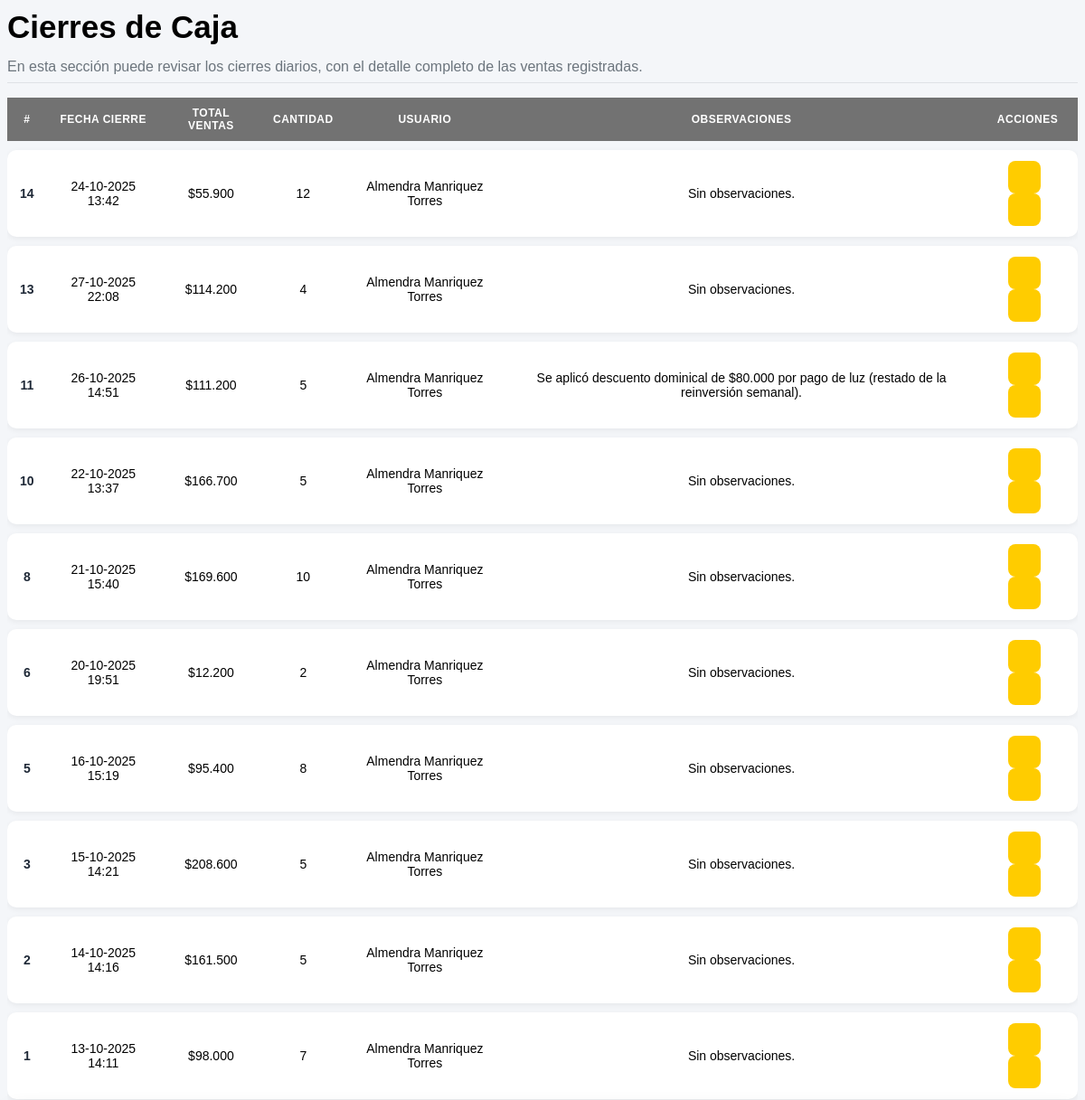
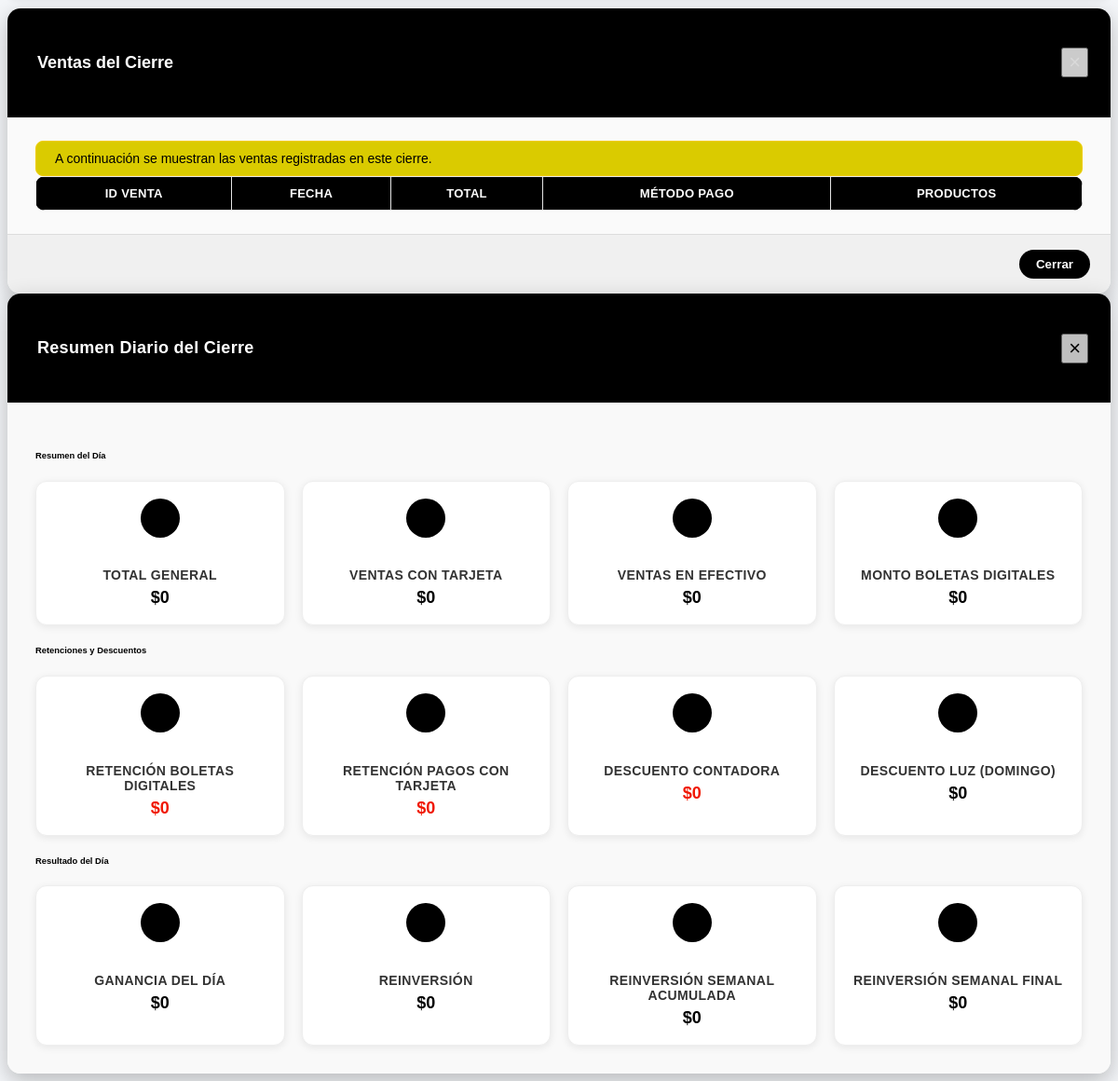
/vistas/html/cierre-caja.php, run on the app's committed database (2 pictures, top to bottom).
### tables this page shows
CREATE TABLE `cierre_caja` (
  `id` int(11) NOT NULL,
  `fecha_cierre` datetime NOT NULL,
  `id_usuario` int(11) NOT NULL,
  `total_general` decimal(12,2) NOT NULL,
  `cantidad_ventas` int(11) NOT NULL,
  `ventas_json` longtext DEFAULT NULL,
  `boletas_digitales` decimal(10,2) DEFAULT 0.00,
  `retencion_boletas` decimal(10,2) DEFAULT 0.00,
  `retencion_tarjeta` decimal(10,2) DEFAULT 0.00,
  `descuento_contadora` decimal(10,2) DEFAULT 0.00,
  `total_final` decimal(12,2) NOT NULL,
  `ganancia_dia` decimal(10,2) NOT NULL,
  `reinversion` decimal(10,2) NOT NULL,
  `observaciones` text DEFAULT NULL,
  `es_domingo` tinyint(1) DEFAULT 0,
  `ventas_tarjeta_cantidad` int(11) DEFAULT 0,
  `ventas_tarjeta_monto` decimal(12,2) DEFAULT 0.00,
  `ventas_efectivo_cantidad` int(11) DEFAULT 0,
  `ventas_efectivo_monto` decimal(12,2) DEFAULT 0.00,
  `descuento_luz` decimal(10,2) DEFAULT 0.00,
  `reinversion_semana` decimal(10,2) DEFAULT 0.00,
  `reinversion_semana_final` decimal(10,2) DEFAULT 0.00
);

CREATE TABLE `usuario` (
  `id` int(11) NOT NULL,
  `nombre` varchar(100) NOT NULL,
  `usuario` varchar(100) NOT NULL,
  `password` varchar(100) NOT NULL,
  `rol` varchar(20) NOT NULL
);

### modelos/ventas.modelo.php (called while the page is built, shortened)
<?php
class ModeloVentas {
  public static function mdlObtenerCierres(): array {
    $pdo = Conexion::conectar();
    $sql = "SELECT cd.*, u.nombre AS usuario
            FROM cierre_caja cd
            JOIN usuario u ON u.id = cd.id_usuario
            ORDER BY cd.id DESC";
    return $pdo->query($sql)->fetchAll(PDO::FETCH_ASSOC);
  }
}

### controladores/ventas.controlador.php (called while the page is built, shortened)
<?php
class ControladorVentas {
  public static function ctrObtenerCierres() {
    return ModeloVentas::mdlObtenerCierres();
  }
}

### vistas/html/cierre-caja.php (the view, shortened to what this page needs)
<?php
$cierres = ControladorVentas::ctrObtenerCierres();
?>
<div class="content-wrapper">
  <section class="content-header">
    <div class="container-fluid">
      <div class="row mb-2">
        <div class="col-sm-6">
          <h1>Cierres de Caja</h1>
        </div>
      </div>
      <div class="row">
        <div class="col-12">
          <p class="descripcion-pagina mb-0">
            En esta sección puede revisar los cierres diarios, con el detalle completo de las ventas registradas.
          </p>
        </div>
      </div>
      <hr class="linea-divisora">
    </div>
  </section>
  <section class="content">
    <div class="container-fluid">
      <div class="row">
        <div class="col-12">
          <div class="card shadow-sm">
            <div class="card-body">
              <div class="table-responsive">
                <table class="table-cierres">
                  <thead class="thead">
                    <tr>
                      <th>#</th>
                      <th>Fecha Cierre</th>
                      <th>Total Ventas</th>
                      <th>Cantidad</th>
                      <th>Usuario</th>
                      <th>Observaciones</th>
                      <th>Acciones</th>
                    </tr>
                  </thead>
                  <tbody>
                    <?php if (!empty($cierres)): ?>
                      <?php foreach ($cierres as $c): ?>
                        <tr>
                          <td><?= $c["id"] ?></td>
                          <td><?= date("d-m-Y H:i", strtotime($c["fecha_cierre"])) ?></td>
                          <td>$<?= number_format((float)($c["total_general"] ?? 0), 0, ",", ".") ?></td>
                          <td><?= (int)$c["cantidad_ventas"] ?></td>
                          <td><?= htmlspecialchars($c["usuario"]) ?></td>
                          <td>
                            <?php if (!empty(trim($c["observaciones"]))): ?>
                              <?= nl2br(htmlspecialchars($c["observaciones"])) ?>
                            <?php else: ?>
                              <span class="text-muted"><em>Sin observaciones</em></span>
                            <?php endif; ?>
                          </td>
                          <td>
                            <div class="btn-group">
                              <button class="btn btn-ver-ventas btn-sm verVentas"
                                      title="Ver ventas del cierre"
                                      data-json='<?= htmlspecialchars($c["ventas_json"], ENT_QUOTES, "UTF-8") ?>'>
                              </button>
                              <button class="btn btn-ver-resumen btn-sm modalResumen"
                                      title="Ver resumen financiero"
                                      data-resumen='<?= htmlspecialchars(json_encode($c, JSON_UNESCAPED_UNICODE), ENT_QUOTES, "UTF-8") ?>'>
                              </button>
                            </div>
                          </td>
                        </tr>
                      <?php endforeach; ?>
                    <?php endif; ?>
                    </tbody>
                  </table>
                </div>
              </div>
            </div>
          </div>
        </div>
      </div>
    </section>
  </div>
<div class="modal fade" id="modalVentas" tabindex="-1" role="dialog" aria-hidden="true">
  <div class="modal-dialog modal-xl modal-dialog-centered" role="document">
    <div class="modal-content modal-elegante">
      <div class="modal-header modal-header-custom">
        <h5 class="modal-title">
          <i class="fas fa-shopping-cart mr-2"></i> Ventas del Cierre
        </h5>
        <button type="button" class="close text-white" data-dismiss="modal">
          <span>&times;</span>
        </button>
      </div>
      <div class="modal-body modal-body-custom">
        <div class="alert alert-info mb-3">
          <i class="fas fa-info-circle mr-1"></i> A continuación se muestran las ventas registradas en este cierre.
        </div>
        <div class="table-responsive">
          <table class="table table-striped table-bordered table-hover text-center" id="tablaVentas">
            <thead class="thead-custom">
              <tr>
                <th>ID Venta</th>
                <th>Fecha</th>
                <th>Total</th>
                <th>Método Pago</th>
                <th>Productos</th>
              </tr>
            </thead>
          </table>
        </div>
      </div>
      <div class="modal-footer modal-footer-custom">
        <button class="btn btn-secondary" data-dismiss="modal">
          <i class="fas fa-times mr-1"></i> Cerrar
        </button>
      </div>
    </div>
  </div>
</div>
<div class="modal fade" id="modalResumen" tabindex="-1" role="dialog" aria-hidden="true">
  <div class="modal-dialog modal-lg modal-dialog-centered" role="document">
    <div class="modal-content resumen-cuadros">
      <div class="modal-header resumen-header">
        <h5 class="modal-title mb-0">
          <i class="fas fa-chart-pie mr-2"></i> Resumen Diario del Cierre
        </h5>
        <button type="button" class="close text-white" data-dismiss="modal" aria-label="Cerrar">
          <span aria-hidden="true">&times;</span>
        </button>
      </div>
      <div class="modal-body resumen-body">
        <h6 class="resumen-titulo-seccion">Resumen del Día</h6>
        <div class="resumen-grid">
          <div class="resumen-card total-general">
            <div class="icono"><i class="fas fa-hand-holding-usd"></i></div>
            <h6>Total General</h6>
            <p id="totalGeneral" class="monto monto-grande">$0</p>
          </div>
          <div class="resumen-card ventas-tarjeta">
            <div class="icono"><i class="fas fa-credit-card"></i></div>
            <h6>Ventas con Tarjeta</h6>
            <p id="ventasTarjeta" class="monto">$0</p>
          </div>
          <div class="resumen-card ventas-efectivo">
            <div class="icono"><i class="fas fa-money-bill-wave"></i></div>
            <h6>Ventas en Efectivo</h6>
            <p id="ventasEfectivo" class="monto">$0</p>
          </div>
          <div class="resumen-card boletas-digitales">
            <div class="icono"><i class="fas fa-receipt"></i></div>
            <h6>Monto Boletas Digitales</h6>
            <p id="boletasDigitales" class="monto">$0</p>
          </div>
        </div>
        <h6 class="resumen-titulo-seccion mt-4">Retenciones y Descuentos</h6>
        <div class="resumen-grid">
          <div class="resumen-card retencion-boletas">
            <div class="icono"><i class="fas fa-minus-circle"></i></div>
            <h6>Retención Boletas Digitales</h6>
            <p id="retencionBoletas" class="monto text-danger">$0</p>
          </div>
          <div class="resumen-card retencion-tarjeta">
            <div class="icono"><i class="fas fa-percent"></i></div>
            <h6>Retención Pagos con Tarjeta</h6>
            <p id="retencionTarjeta" class="monto text-danger">$0</p>
          </div>
          <div class="resumen-card descuento-contadora">
            <div class="icono"><i class="fas fa-user-check"></i></div>
            <h6>Descuento Contadora</h6>
            <p id="descuentoContadora" class="monto text-danger">$0</p>
          </div>
          <div class="resumen-card descuento-luz d-none">
            <div class="icono"><i class="fas fa-bolt"></i></div>
            <h6>Descuento Luz (Domingo)</h6>
            <p id="descuentoLuz" class="monto text-danger">$0</p>
          </div>
        </div>
        <h6 class="resumen-titulo-seccion mt-4">Resultado del Día</h6>
        <div class="resumen-grid">
          <div class="resumen-card ganancia-dia">
            <div class="icono"><i class="fas fa-coins"></i></div>
            <h6>Ganancia del Día</h6>
            <p id="gananciaDia" class="monto monto-grande">$0</p>
          </div>
          <div class="resumen-card reinversion">
            <div class="icono"><i class="fas fa-sync-alt"></i></div>
            <h6>Reinversión</h6>
            <p id="reinversion" class="monto">$0</p>
          </div>
          <div class="resumen-card reinversion-semanal d-none">
            <div class="icono"><i class="fas fa-layer-group"></i></div>
            <h6>Reinversión Semanal Acumulada</h6>
            <p id="reinversionSemanal" class="monto">$0</p>
          </div>
          <div class="resumen-card reinversion-final d-none">
            <div class="icono"><i class="fas fa-check-circle"></i></div>
            <h6>Reinversión Semanal Final</h6>
            <p id="reinversionSemanalFinal" class="monto">$0</p>
          </div>
        </div>
      </div>
    </div>
  </div>
</div>
<link rel="stylesheet" href="vistas/css/cierre-caja.css">

### data on the page
cierre_caja: id "14", fecha_cierre "24-10-2025 13:42", total_general "55.900", cantidad_ventas "12", id_usuario.nombre "Almendra Manriquez Torres", observaciones "Sin observaciones."
cierre_caja: id "13", fecha_cierre "27-10-2025 22:08", total_general "114.200", cantidad_ventas "4", id_usuario.nombre "Almendra Manriquez Torres", observaciones "Sin observaciones."
cierre_caja: id "11", fecha_cierre "26-10-2025 14:51", total_general "111.200", cantidad_ventas "5", id_usuario.nombre "Almendra Manriquez Torres", observaciones "Se aplicó descuento dominical de $80.000 por pago de luz (restado de la reinversión semanal)."
cierre_caja: id "10", fecha_cierre "22-10-2025 13:37", total_general "166.700", cantidad_ventas "5", id_usuario.nombre "Almendra Manriquez Torres", observaciones "Sin observaciones."
cierre_caja: id "8", fecha_cierre "21-10-2025 15:40", total_general "169.600", cantidad_ventas "10", id_usuario.nombre "Almendra Manriquez Torres", observaciones "Sin observaciones."
cierre_caja: id "6", fecha_cierre "20-10-2025 19:51", total_general "12.200", cantidad_ventas "2", id_usuario.nombre "Almendra Manriquez Torres", observaciones "Sin observaciones."
cierre_caja: id "5", fecha_cierre "16-10-2025 15:19", total_general "95.400", cantidad_ventas "8", id_usuario.nombre "Almendra Manriquez Torres", observaciones "Sin observaciones."
cierre_caja: id "3", fecha_cierre "15-10-2025 14:21", total_general "208.600", cantidad_ventas "5", id_usuario.nombre "Almendra Manriquez Torres", observaciones "Sin observaciones."
cierre_caja: id "2", fecha_cierre "14-10-2025 14:16", total_general "161.500", cantidad_ventas "5", id_usuario.nombre "Almendra Manriquez Torres", observaciones "Sin observaciones."
cierre_caja: id "1", fecha_cierre "13-10-2025 14:11", total_general "98.000", cantidad_ventas "7", id_usuario.nombre "Almendra Manriquez Torres", observaciones "Sin observaciones."
